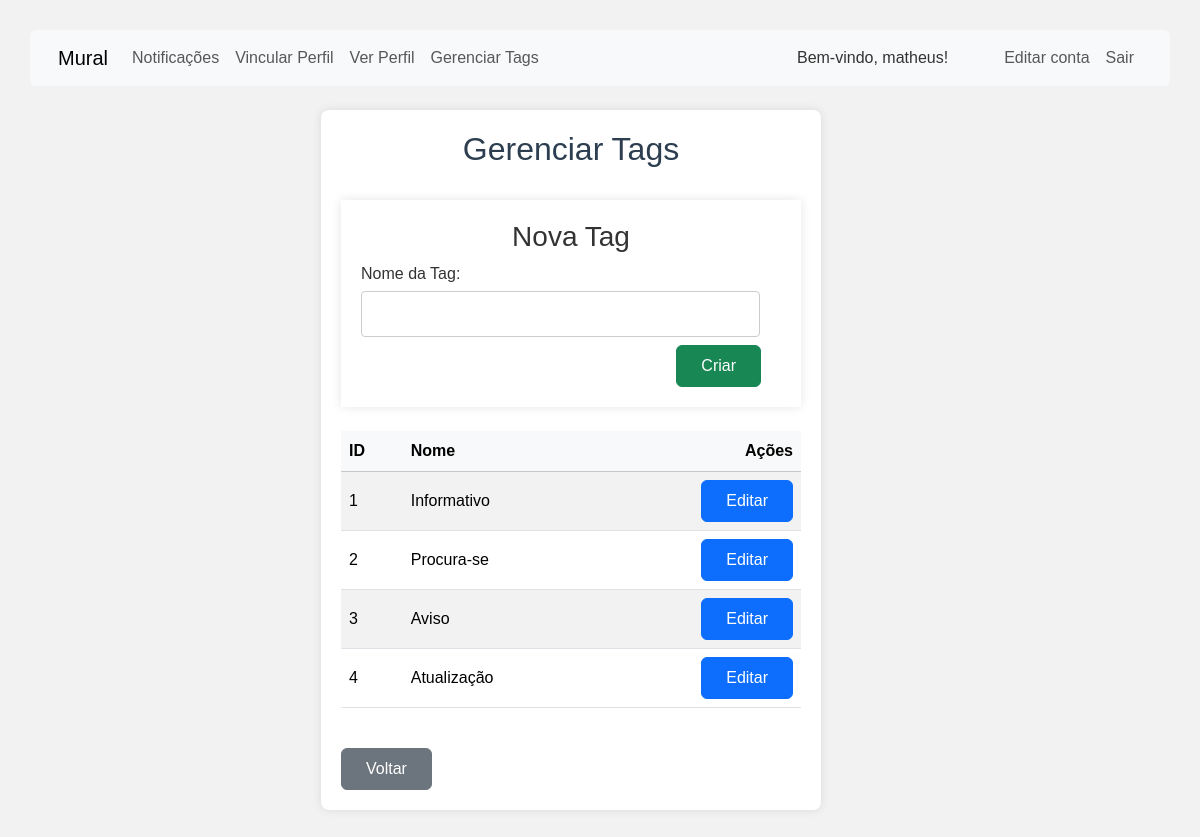
The page /mensagem/manage_tags.php (signed in) on the database its author committed.
### tables this page shows
CREATE TABLE `tags` (
  `id` int(11) NOT NULL,
  `nome` varchar(50) NOT NULL
);

### mensagem/manage_tags.php (the view, shortened to what this page needs)
<?php
include '../mensagem/db.php';
$tags = [];
$result = $conn->query("SELECT * FROM tags ORDER BY id ASC");
while ($row = $result->fetch_assoc()) {
    $tags[] = $row;
}
$editTag = null;
?>
<?php
include '../includes/logged-header.php';
?>
<div class="container">
    <div class="d-flex justify-content-center">
        <div class="col-xl-6 col-lg-8 col-md-10 col-sm-12">
            <div class="form-type">
                <h2 class="text-center">Gerenciar Tags</h2>
                <br>
                <div class="form-box">
                    <form method="POST">
                        <h3 class="text-center"><?= $editTag ? "Editar Tag" : "Nova Tag" ?></h3>
                        <label for="nome">Nome da Tag:</label>
                        <input type="text" name="nome" id="nome" value="<?= htmlspecialchars($editTag['nome'] ?? '') ?>"
                            required>
                        <div class="d-flex justify-content-end me-3">
                            <button type="submit" class="btn btn-success mt-2 me-1 py-2 px-4">
                                <?= $editTag ? "Atualizar" : "Criar" ?>
                            </button>
                        </div>
                    </form>
                </div>
                <br>
                <div class="table-responsive">
                    <table class="table table-striped table-hover align-middle">
                        <thead class="table-light">
                            <tr>
                                <th>ID</th>
                                <th>Nome</th>
                                <th class="text-end">Ações</th>
                            </tr>
                        </thead>
                        <tbody>
                            <?php if (empty($tags)): ?>
                                <tr>
                                    <td colspan="3" class="text-center">Nenhuma tag encontrada.</td>
                                </tr>
                            <?php else: ?>
                                <?php foreach ($tags as $tag): ?>
                                    <tr>
                                        <td><?= $tag['id'] ?></td>
                                        <td><?= htmlspecialchars($tag['nome']) ?></td>
                                        <td class="text-end">
                                            <a href="?edit=<?= $tag['id'] ?>" class="btn btn-primary py-2 px-4">Editar</a>
                                        </td>
                                    </tr>
                                <?php endforeach; ?>
                            <?php endif; ?>
                        </tbody>
                    </table>
                </div>
                <br>
                <div class="d-flex justify-content-between">
                    <a href="index.php" class="btn btn-secondary py-2 px-4">Voltar</a>
                </div>
            </div>
        </div>
    </div>
</div>
<?php include '../includes/footer.php'; ?>

### mensagem/style.css (style rules this page uses)
body { font-family: Arial, sans-serif; background-color: #f2f2f2; padding: 30px; color: #333; }
h1, h2 { color: #2c3e50; }
a { color: #2980b9; text-decoration: none; }
form { background-color: white; padding: 20px; border-radius: 8px; max-width: 500px; }
.form-box { box-shadow: 0 0 10px rgba(0, 0, 0, 0.1); }
.form-type { background-color: white; padding: 20px; border-radius: 8px; max-width: 500px; box-shadow: 0 0 10px rgba(0, 0, 0, 0.1); }
input[type="text"], input[type="email"], input[type="password"], textarea { width: 95%; padding: 10px; margin-top: 5px; border-radius: 4px; border: 1px solid #ccc; }

### rows shown on the page
tags: id "1", nome "Informativo"
tags: id "2", nome "Procura-se"
tags: id "3", nome "Aviso"
tags: id "4", nome "Atualização"

### other values the page prints
$_SESSION['username'] "matheus"
